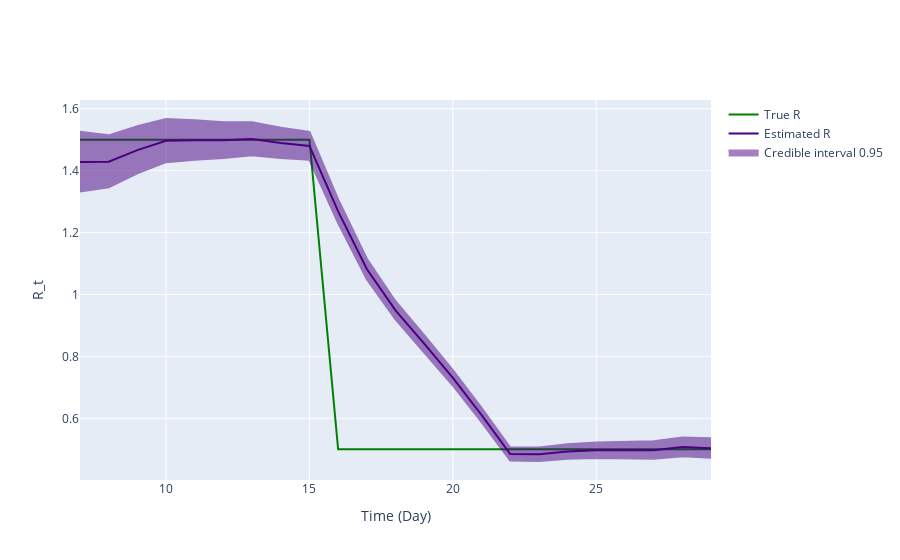

Notebook cell for this chart:
### Markdown cell above
## Inference plot using class method results

### Code cell
fig = ReproductionNumberPlot()

fig.add_ground_truth_rt(ground_truth)
fig.add_interval_rt(intervals)

fig.update_labels(time_label='Time (Day)', r_label='R_t')

fig.show_figure()

### Figure 1 — Plotly figure (JSON) as saved in the notebook; plotly's stock layout.template omitted (floating-point values rounded to 4 significant figures)
{"data": [{"line": {"color": "green"}, "mode": "lines", "name": "True R", "type": "scatter", "x": [7, 8, 9, 10, 11, 12, 13, 14, 15, 16, 17, 18, 19, 20, 21, 22, 23, 24, 25, 26, 27, 28, 29], "y": [1.5, 1.5, 1.5, 1.5, 1.5, 1.5, 1.5, 1.5, 1.5, 0.5, 0.5, 0.5, 0.5, 0.5, 0.5, 0.5, 0.5, 0.5, 0.5, 0.5, 0.5, 0.5, 0.5]}, {"line": {"color": "indigo"}, "mode": "lines", "name": "Estimated R", "type": "scatter", "x": [7, 8, 9, 10, 11, 12, 13, 14, 15, 16, 17, 18, 19, 20, 21, 22, 23, 24, 25, 26, 27, 28, 29], "y": [1.428, 1.429, 1.466, 1.496, 1.498, 1.498, 1.503, 1.49, 1.48, 1.269, 1.082, 0.9487, 0.8412, 0.7308, 0.6107, 0.4846, 0.4836, 0.4926, 0.4967, 0.4956, 0.4969, 0.5074, 0.5035]}, {"fill": "toself", "fillcolor": "indigo", "line": {"color": "indigo"}, "mode": "lines", "name": "Credible interval 0.95", "opacity": 0.5, "type": "scatter", "x": [7, 8, 9, 10, 11, 12, 13, 14, 15, 16, 17, 18, 19, 20, 21, 22, 23, 24, 25, 26, 27, 28, 29, 29, 28, 27, 26, 25, 24, 23, 22, 21, 20, 19, 18, 17, 16, 15, 14, 13, 12, 11, 10, 9, 8, 7], "y": [1.526, 1.514, 1.543, 1.567, 1.563, 1.557, 1.556, 1.539, 1.525, 1.307, 1.115, 0.9784, 0.8684, 0.756, 0.6338, 0.5057, 0.5056, 0.5163, 0.5222, 0.5227, 0.5255, 0.5379, 0.5354, 0.4726, 0.4778, 0.469, 0.4693, 0.4719, 0.4695, 0.4621, 0.4639, 0.5879, 0.7061, 0.8145, 0.9195, 1.049, 1.231, 1.435, 1.441, 1.45, 1.441, 1.436, 1.427, 1.391, 1.346, 1.333]}], "layout": {"hovermode": "x unified", "xaxis": {"title": {"text": "Time (Day)"}}, "yaxis": {"title": {"text": "R_t"}}}}
